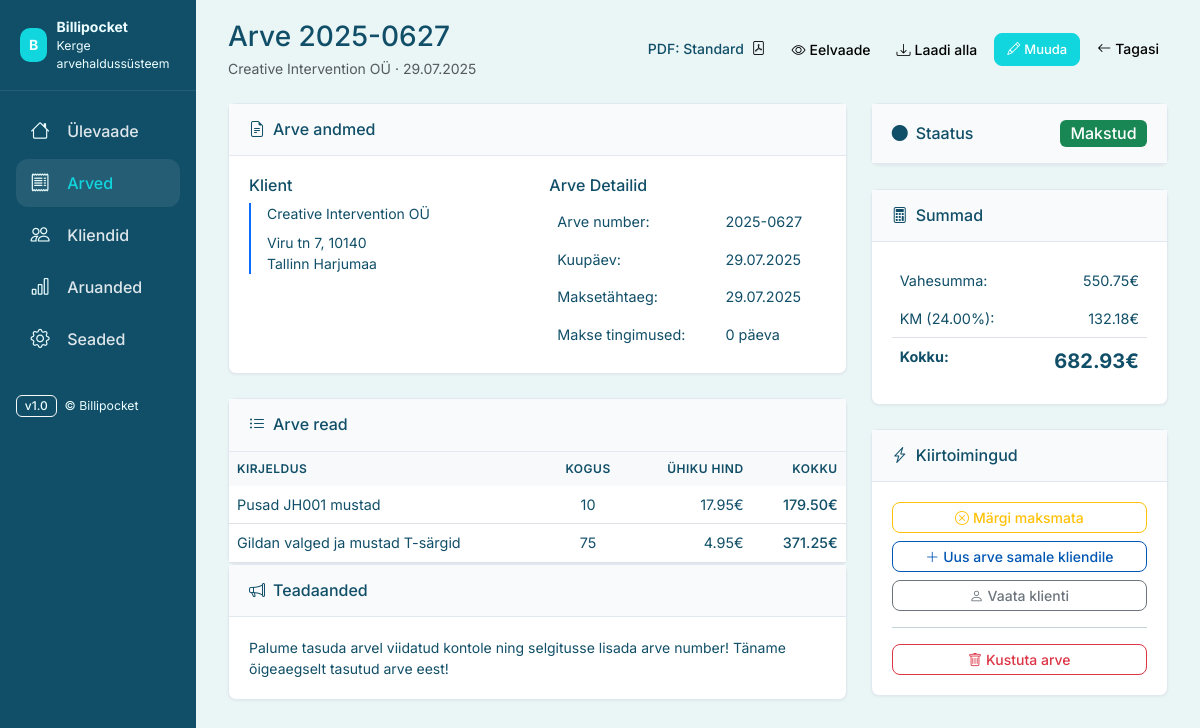
The page /invoices/13 on the database its author committed.
### app/models.py (models this page shows, shortened)
class Invoice(db.Model):
    __tablename__ = 'invoices'
    id = db.Column(db.Integer, primary_key=True)
    number = db.Column(db.String(20), nullable=False, unique=True)
    client_id = db.Column(db.Integer, db.ForeignKey('clients.id'), nullable=False)
    date = db.Column(db.Date, nullable=False, default=date.today)
    due_date = db.Column(db.Date, nullable=False)
    subtotal = db.Column(db.Numeric(10, 2), nullable=False, default=0)
    vat_rate_id = db.Column(db.Integer, db.ForeignKey('vat_rates.id'), nullable=True)  # Reference to VatRate
    vat_rate = db.Column(db.Numeric(5, 2), nullable=False, default=24)  # Keep for backward compatibility
    total = db.Column(db.Numeric(10, 2), nullable=False, default=0)
    status = db.Column(db.String(20), nullable=False, default='maksmata')  # maksmata, makstud
    payment_terms = db.Column(db.String(50), nullable=True)  # e.g., "14 päeva"
    client_extra_info = db.Column(db.Text, nullable=True)  # Additional client notes
    note = db.Column(db.Text, nullable=True)  # Order/reference/project notes
    note_label_id = db.Column(db.Integer, db.ForeignKey('note_labels.id'), nullable=True)  # Reference to selected note label
    announcements = db.Column(db.Text, nullable=True)  # Info ja Teadaanded
    pdf_template = db.Column(db.String(20), nullable=True, default='standard')  # PDF template preference
    created_at = db.Column(db.DateTime, default=datetime.utcnow)
    updated_at = db.Column(db.DateTime, default=datetime.utcnow, onupdate=datetime.utcnow)
    lines = db.relationship('InvoiceLine', backref='invoice', lazy=True, cascade='all, delete-orphan')
    note_label_obj = db.relationship('NoteLabel', foreign_keys=[note_label_id], lazy='select')
    __table_args__ = (
        db.CheckConstraint('subtotal >= 0', name='check_subtotal_positive'),
        db.CheckConstraint('total >= 0', name='check_total_positive'),
        db.CheckConstraint('vat_rate >= 0', name='check_vat_rate_positive'),
        db.CheckConstraint("status IN ('maksmata', 'makstud')", name='check_status_valid'),
    )
    @property
    def vat_amount(self):
        from decimal import Decimal, ROUND_HALF_UP
        effective_rate = self.get_effective_vat_rate()
        if self.subtotal is None or effective_rate is None:
            return Decimal('0.00')
        subtotal = Decimal(str(self.subtotal))
        rate = Decimal(str(effective_rate))
        vat_amount = subtotal * (rate / Decimal('100'))
        return vat_amount.quantize(Decimal('0.01'), rounding=ROUND_HALF_UP)
    @property
    def is_overdue(self):
        return self.due_date < date.today() and self.status == 'maksmata'
    @property
    def status_display(self):
        if self.is_overdue:
            return 'Tähtaeg ületatud'
        elif self.status == 'makstud':
            return 'Makstud'
        else:
            return 'Maksmata'
    @property
    def status_color(self):
        if self.is_overdue:
            return 'danger'
        elif self.status == 'makstud':
            return 'success'
        else:
            return 'warning'
    def get_effective_vat_rate(self):
        if self.vat_rate_obj:
            return self.vat_rate_obj.rate
        return self.vat_rate
    def get_preferred_pdf_template(self):
        if self.pdf_template and self.pdf_template in ['standard', 'modern', 'elegant', 'minimal']:
            return self.pdf_template
        company_settings = CompanySettings.get_settings()
        return company_settings.default_pdf_template or 'standard'

class Client(db.Model):
    __tablename__ = 'clients'
    id = db.Column(db.Integer, primary_key=True)
    name = db.Column(db.String(200), nullable=False)
    registry_code = db.Column(db.String(20), nullable=True)
    email = db.Column(db.String(120), nullable=True)
    phone = db.Column(db.String(20), nullable=True)
    address = db.Column(db.Text, nullable=True)
    created_at = db.Column(db.DateTime, default=datetime.utcnow)
    invoices = db.relationship('Invoice', backref='client', lazy=True, cascade='all, delete-orphan')

class InvoiceLine(db.Model):
    __tablename__ = 'invoice_lines'
    id = db.Column(db.Integer, primary_key=True)
    invoice_id = db.Column(db.Integer, db.ForeignKey('invoices.id'), nullable=False)
    description = db.Column(db.String(500), nullable=False)
    qty = db.Column(db.Numeric(10, 2), nullable=False, default=1)
    unit_price = db.Column(db.Numeric(10, 2), nullable=False)
    line_total = db.Column(db.Numeric(10, 2), nullable=False)
    __table_args__ = (
        db.CheckConstraint('qty > 0', name='check_qty_positive'),
        db.CheckConstraint('unit_price >= 0', name='check_unit_price_non_negative'),
        db.CheckConstraint('line_total >= 0', name='check_line_total_non_negative'),
    )

class VatRate(db.Model):
    __tablename__ = 'vat_rates'
    id = db.Column(db.Integer, primary_key=True)
    name = db.Column(db.String(100), nullable=False, unique=True)  # e.g., "Standardmäär (24%)"
    rate = db.Column(db.Numeric(5, 2), nullable=False, unique=True)  # e.g., 24.00
    description = db.Column(db.String(255), nullable=True)  # Estonian description
    is_active = db.Column(db.Boolean, default=True, nullable=False)
    created_at = db.Column(db.DateTime, default=datetime.utcnow)
    invoices = db.relationship('Invoice', backref='vat_rate_obj', lazy=True)
    __table_args__ = (
        db.CheckConstraint('rate >= 0 AND rate <= 100', name='check_vat_rate_valid'),
    )

### app/routes/invoices.py (the view)
@invoices_bp.route('/invoices/<int:invoice_id>')
def view_invoice(invoice_id):
    invoice = Invoice.query.get_or_404(invoice_id)
    try:
        logger.debug(f"HTML route - Invoice {invoice.id} note_label_id: {invoice.note_label_id}")
        if invoice.note_label_id:
            note_label_obj = NoteLabel.query.get(invoice.note_label_id)
            if note_label_obj:
                note_label_text = note_label_obj.name
                logger.debug(f"HTML route - Using invoice-specific note label: {note_label_text}")
            else:
                note_label_text = "Märkus"
                logger.debug(f"HTML route - Note label not found, using fallback")
        else:
            note_label = NoteLabel.get_default_label()
            note_label_text = note_label.name if note_label else "Märkus"
            logger.debug(f"HTML route - Using default note label: {note_label_text}")
    except Exception as e:
        logger.error(f"HTML route - Error getting note label: {e}")
        note_label_text = "Märkus"
    return render_template('invoice_detail.html', invoice=invoice, note_label=note_label_text)

### templates/invoice_detail.html (shortened to what this page needs)
{% extends 'layout.html' %}
{% block extra_css %}
<link rel="stylesheet" href="https://cdn.jsdelivr.net/npm/bootstrap-icons@1.11.3/font/bootstrap-icons.css">
{% endblock %}
{% block content %}
<section id="invoice-detail" class="mb-4">
  <div class="d-flex justify-content-between align-items-center mb-4">
    <div>
      <h1 class="h3 mb-1">Arve {{ invoice.number }}</h1>
      <p class="text-muted mb-0">{{ invoice.client.name }} · {{ invoice.date.strftime('%d.%m.%Y') }}</p>
    </div>
    <div class="d-flex gap-2">
      <div class="dropdown">
        <button class="btn btn-sm bp-btn-cancel" type="button" id="templateSelector" data-bs-toggle="dropdown" aria-expanded="false">
          <span id="templateLabel">PDF: {{ invoice.get_preferred_pdf_template()|title }}</span> <i class="bi bi-file-pdf ms-1"></i>
        </button>
      </div>
      <button type="button" class="btn btn-sm bp-btn-cancel" onclick="previewInvoice()">
        <i class="bi bi-eye me-1"></i>Eelvaade
      </button>
      <button type="button" class="btn btn-sm bp-btn-cancel" onclick="downloadPDF()">
        <i class="bi bi-download me-1"></i>Laadi alla
      </button>
      <a href="{{ url_for('invoices.edit_invoice', invoice_id=invoice.id) }}" class="btn btn-primary" style="text-decoration: none; font-size: 13px;">
        <i class="bi bi-pencil me-1"></i>Muuda
      </a>
      <a href="{{ url_for('invoices.invoices') }}" class="btn btn-sm bp-btn-cancel" style="text-decoration: none;">
        <i class="bi bi-arrow-left me-1"></i>Tagasi
      </a>
    </div>
  </div>
  <div class="row">
    <div class="col-lg-8">
      <div class="bp-card mb-4">
        <div class="bp-card-header">
          <h2 class="h6 m-0">
            <i class="bi bi-file-earmark-text me-2"></i>Arve andmed
          </h2>
        </div>
        <div class="bp-card-body">
          <div class="row">
            <div class="col-md-6">
              <h6 class="mb-2">Klient</h6>
              <div class="border-start border-primary border-2 ps-3">
                <div>{{ invoice.client.name }}</div>
                {% if invoice.client.address %}
                <div class="mt-2">{{ invoice.client.address | replace('\n', '<br>') | safe }}</div>
                {% endif %}
              </div>
            </div>
            <div class="col-md-6">
              <h6 class="mb-2">Arve Detailid</h6>
              <table class="table table-borderless mb-0">
                <tbody>
                  <tr>
                    <td class="text-muted">Arve number:</td>
                    <td>{{ invoice.number }}</td>
                  </tr>
                  <tr>
                    <td class="text-muted">Kuupäev:</td>
                    <td>{{ invoice.date.strftime('%d.%m.%Y') }}</td>
                  </tr>
                  <tr>
                    <td class="text-muted">Maksetähtaeg:</td>
                    <td class="{% if invoice.is_overdue %}text-danger fw-medium{% endif %}">
                      {{ invoice.due_date.strftime('%d.%m.%Y') }}
                    </td>
                  </tr>
                  {% if invoice.payment_terms %}
                  <tr>
                    <td class="text-muted">Makse tingimused:</td>
                    <td>{{ invoice.payment_terms }}</td>
                  </tr>
                  {% endif %}
                </tbody>
              </table>
            </div>
          </div>
        </div>
      </div>
      <div class="bp-card">
        <div class="bp-card-header">
          <h3 class="h6 m-0">
            <i class="bi bi-list-ul me-2"></i>Arve read
          </h3>
        </div>
        <div class="bp-card-body p-0">
          {% if invoice.lines %}
          <div class="table-responsive">
            <table class="table table-hover mb-0">
              <thead class="table-light">
                <tr>
                  <th class="border-0">Kirjeldus</th>
                  <th class="border-0 text-center">Kogus</th>
                  <th class="border-0 text-end">Ühiku hind</th>
                  <th class="border-0 text-end">Kokku</th>
                </tr>
              </thead>
              <tbody>
                {% for line in invoice.lines %}
                <tr>
                  <td>{{ line.description }}</td>
                  <td class="text-center">{{ line.qty|quantity }}</td>
                  <td class="text-end">{{ line.unit_price|currency }}€</td>
                  <td class="text-end fw-medium">{{ line.line_total|currency }}€</td>
                </tr>
                {% endfor %}
              </tbody>
            </table>
          </div>
          {% else %}
          <div class="text-center py-4">
            <i class="bi bi-exclamation-circle display-6 text-warning"></i>
            <p class="text-muted mt-2 mb-0">Arvel pole ridu</p>
          </div>
          {% endif %}
        </div>
      </div>
      {% if invoice.announcements %}
      <div class="bp-card">
        <div class="bp-card-header">
          <h3 class="h6 m-0">
            <i class="bi bi-megaphone me-2"></i>Teadaanded
          </h3>
        </div>
        <div class="bp-card-body">
          <p class="mb-0">{{ invoice.announcements }}</p>
        </div>
      </div>
      {% endif %}
    </div>
    <div class="col-lg-4">
      <div class="bp-card mb-4">
        <div class="bp-card-header d-flex justify-content-between align-items-center">
          <h3 class="h6 m-0">
            <i class="bi bi-circle-fill me-2"></i>Staatus
          </h3>
          <span class="badge bg-{{ invoice.status_color }} text-white clickable-status fs-6"
                data-invoice-id="{{ invoice.id }}"
                style="cursor: pointer;"
                title="Kliki staatuse muutmiseks">
            {{ invoice.status_display }}
          </span>
        </div>
      </div>
      <div class="bp-card mb-4">
        <div class="bp-card-header">
          <h3 class="h6 m-0">
            <i class="bi bi-calculator me-2"></i>Summad
          </h3>
        </div>
        <div class="bp-card-body">
          <table class="table table-borderless mb-0">
            <tbody>
              <tr>
                <td class="text-muted">Vahesumma:</td>
                <td class="text-end">{{ invoice.subtotal|currency }}€</td>
              </tr>
              <tr>
                <td class="text-muted">KM ({{ invoice.vat_rate }}%):</td>
                <td class="text-end">{{ invoice.vat_amount|currency }}€</td>
              </tr>
              <tr class="border-top">
                <td class="fw-bold">Kokku:</td>
                <td class="text-end fw-bold fs-5">{{ invoice.total|currency }}€</td>
              </tr>
            </tbody>
          </table>
        </div>
      </div>
      <div class="bp-card">
        <div class="bp-card-header">
          <h4 class="h6 m-0">
            <i class="bi bi-lightning-charge me-2"></i>Kiirtoimingud
          </h4>
        </div>
        <div class="bp-card-body">
          <div class="d-grid gap-2">
            {% if invoice.status == 'maksmata' %}
            <form method="POST" action="{{ url_for('invoices.change_status', invoice_id=invoice.id, new_status='makstud') }}">
              <input type="hidden" name="csrf_token" value="{{ csrf_token() }}"/>
              <button type="submit" class="btn btn-outline-success btn-sm w-100">
                <i class="bi bi-check-circle me-1"></i>Märgi makstud
              </button>
            </form>
            {% elif invoice.status == 'makstud' %}
            <form method="POST" action="{{ url_for('invoices.change_status', invoice_id=invoice.id, new_status='maksmata') }}">
              <button type="submit" class="btn btn-outline-warning btn-sm w-100">
                <i class="bi bi-x-circle me-1"></i>Märgi maksmata
              </button>
            </form>
            {% endif %}
            <a href="{{ url_for('invoices.new_invoice') }}?client_id={{ invoice.client_id }}"
               class="btn btn-outline-primary btn-sm">
              <i class="bi bi-plus-lg me-1"></i>Uus arve samale kliendile
            </a>
            <a href="{{ url_for('clients.view_client', client_id=invoice.client_id) }}"
               class="btn btn-outline-secondary btn-sm">
              <i class="bi bi-person me-1"></i>Vaata klienti
            </a>
            <hr class="my-2">
            <button type="button" class="btn btn-outline-danger btn-sm w-100" onclick="confirmDelete()">
              <i class="bi bi-trash me-1"></i>Kustuta arve
            </button>
          </div>
        </div>
      </div>
    </div>
  </div>
</section>
{% endblock %}

### rows shown on the page
Invoice: number "2025-0627", date "29.07.2025", get_preferred_pdf_template "Standard", due_date "29.07.2025", payment_terms "0 päeva", announcements "Palume tasuda arvel viidatud kontole ning selgitusse lisada arve number! Täname õigeaegselt tasutud arve eest!", status_display "Makstud", subtotal "550.75", vat_rate "24.00", total "682.93"
Client: client.name "Creative Intervention OÜ", client.address "Viru tn 7, 10140 Tallinn Harjumaa"
InvoiceLine: description "Pusad JH001 mustad", qty|quantity "10", unit_price "17.95", line_total "179.50"
InvoiceLine: description "Gildan valged ja mustad T-särgid", qty|quantity "75", unit_price "4.95", line_total "371.25"
VatRate: vat_amount "132.18"
